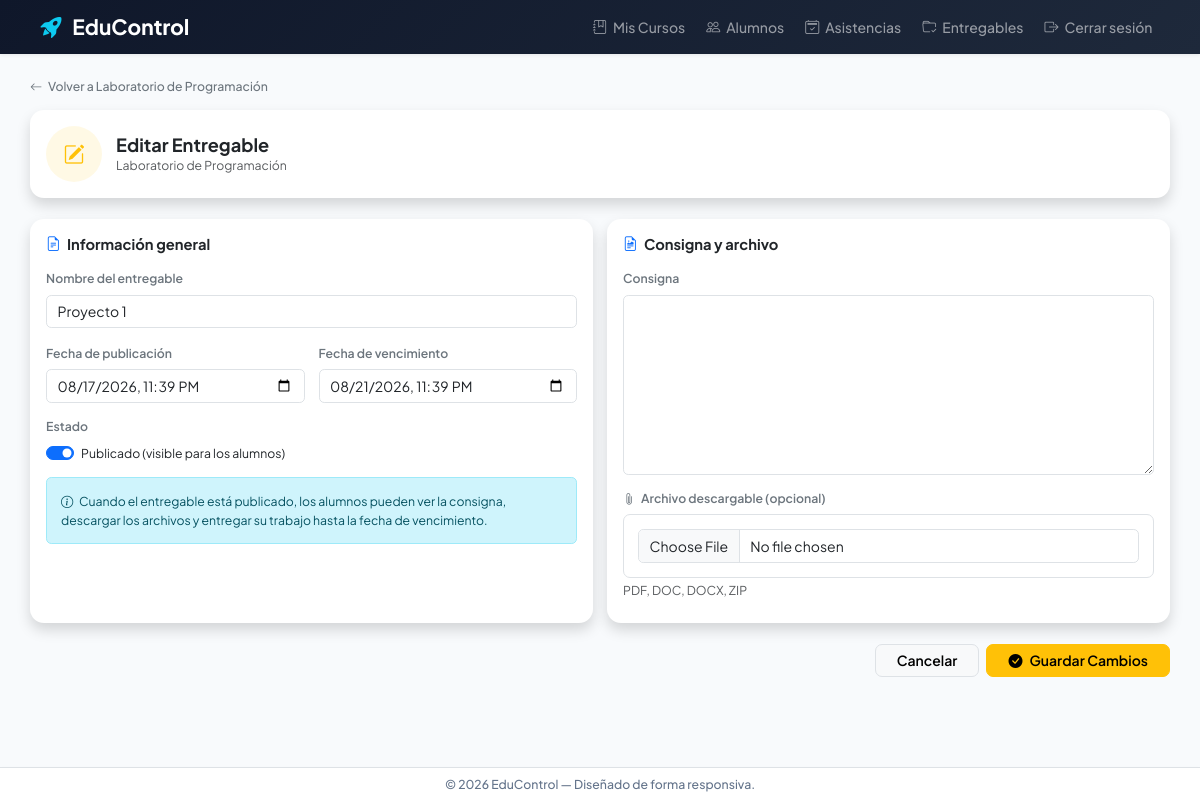
The page /entregable/editar/1/ (signed in) on the database its author committed.
### myApp/models.py (models this page shows, shortened)
class Entregable(models.Model):
    nombre = models.CharField(max_length=100)
    fecha_publicacion = models.DateTimeField(null=True, blank=True)
    fecha_vencimiento = models.DateTimeField(null=True, blank=True)
    publicado = models.BooleanField(default=True)
    consigna = models.TextField(blank=True, default='')
    archivo = models.FileField(upload_to='entregables/', blank=True, null=True)
    cantidad_entregados = models.IntegerField(
        default=0,
        validators=[MinValueValidator(0)]
    )
    curso = models.ForeignKey(
        Curso,
        null=True,
        blank=True,
        on_delete=models.CASCADE,
        related_name='entregables',
    )

class Curso(models.Model):
    nombre = models.CharField(max_length=100)
    camada = models.IntegerField()
    profesores = models.ManyToManyField(
        Profesor,
        related_name='cursos',
        blank=True,
    )

### myApp/views.py (the view)
# urls.py: path('entregable/editar/<int:id>/', entregable_editar, name='entregableEditar'),
@login_required
@profesor_required
def entregable_editar(request, id):
    entregable = get_object_or_404(Entregable, id=id, curso__profesores__user=request.user)
    curso = entregable.curso
    if request.method == 'POST':
        form = EntregableForm(request.POST, request.FILES, instance=entregable)
        if form.is_valid():
            form.save()
            messages.success(request, "Entregable actualizado correctamente.")
            return redirect('myapp:curso_entregables', id=curso.id)
    else:
        form = EntregableForm(instance=entregable)
    return render(request, 'myApp/entregable_editar.html', {'form': form, 'entregable': entregable, 'curso': curso})

### myApp/forms.py
class EntregableForm(forms.ModelForm):
    class Meta:
        model = Entregable
        fields = ['nombre', 'fecha_publicacion', 'fecha_vencimiento', 'publicado', 'consigna', 'archivo']
        widgets = {
            'fecha_publicacion': forms.DateTimeInput(attrs={'type': 'datetime-local'}, format='%Y-%m-%dT%H:%M'),
            'fecha_vencimiento': forms.DateTimeInput(attrs={'type': 'datetime-local'}, format='%Y-%m-%dT%H:%M'),
            'publicado': forms.CheckboxInput(),
            'consigna': forms.Textarea(attrs={'rows': 8}),
        }
        labels = {
            'publicado': 'Publicado (visible para los alumnos)',
        }

### myApp/context_processors.py (called while the page is built)
def roles(request):
    return {
        'es_admin': es_administrador(request.user),
        'es_profesor': es_profesor(request.user),
    }

### myApp/templates/myApp/entregable_editar.html (shortened to what this page needs)
{% extends 'myApp/base.html' %}
{% load widget_tweaks %}
{% block contenido %}
<div class="mb-3">
    <a href="{% url 'myapp:curso_entregables' entregable.curso.id %}" class="text-decoration-none text-secondary small fw-medium">
        <i class="bi bi-arrow-left me-1"></i> Volver a {{ entregable.curso.nombre }}
    </a>
</div>
<div class="card shadow border-0 rounded-4 mb-4">
    <div class="card-body p-4 d-flex align-items-center">
        <div class="d-flex align-items-center justify-content-center bg-warning bg-opacity-10 text-warning rounded-circle me-3" style="width:56px;height:56px;font-size:1.5rem;">
            <i class="bi bi-pencil-square"></i>
        </div>
        <div>
            <h3 class="fw-bold text-dark mb-0">Editar Entregable</h3>
            <p class="text-muted small mb-0">{{ entregable.curso.nombre }}</p>
        </div>
    </div>
</div>
<form method="POST" enctype="multipart/form-data" novalidate>
    <div class="row g-4">
        <div class="col-lg-6">
            <div class="card shadow border-0 rounded-4 h-100">
                <div class="card-body p-4">
                    <h5 class="fw-bold text-dark mb-3">
                        <i class="bi bi-file-earmark-text text-primary me-1"></i> Información general
                    </h5>
                    <div class="mb-3">
                        <label for="id_nombre" class="form-label fw-semibold text-secondary small">Nombre del entregable</label>
                        {{ form.nombre|add_class:"form-control" }}
                    </div>
                    <div class="row g-3 mb-3">
                        <div class="col-6">
                            <label for="id_fecha_publicacion" class="form-label fw-semibold text-secondary small">Fecha de publicación</label>
                            {{ form.fecha_publicacion|add_class:"form-control" }}
                        </div>
                        <div class="col-6">
                            <label for="id_fecha_vencimiento" class="form-label fw-semibold text-secondary small">Fecha de vencimiento</label>
                            {{ form.fecha_vencimiento|add_class:"form-control" }}
                        </div>
                    </div>
                    <div class="mb-3">
                        <label class="form-label fw-semibold text-secondary small d-block">Estado</label>
                        <div class="form-check form-switch">
                            {{ form.publicado|add_class:"form-check-input" }}
                            <label class="form-check-label small" for="id_publicado">Publicado (visible para los alumnos)</label>
                        </div>
                    </div>
                    <div class="alert alert-info small mb-0">
                        <i class="bi bi-info-circle me-1"></i>
                        Cuando el entregable está publicado, los alumnos pueden ver la consigna, descargar los archivos y entregar su trabajo hasta la fecha de vencimiento.
                    </div>
                </div>
            </div>
        </div>
        <div class="col-lg-6">
            <div class="card shadow border-0 rounded-4 h-100">
                <div class="card-body p-4">
                    <h5 class="fw-bold text-dark mb-3">
                        <i class="bi bi-file-earmark-richtext text-primary me-1"></i> Consigna y archivo
                    </h5>
                    <div class="mb-3">
                        <label for="id_consigna" class="form-label fw-semibold text-secondary small">Consigna</label>
                        {{ form.consigna|add_class:"form-control" }}
                    </div>
                    <div class="mb-2">
                        <label class="form-label fw-semibold text-secondary small d-block">
                            <i class="bi bi-paperclip me-1"></i> Archivo descargable (opcional)
                        </label>
                        <div class="border rounded-3 p-3 text-center">
                            {{ form.archivo|add_class:"form-control" }}
                        </div>
                        <div class="form-text small">PDF, DOC, DOCX, ZIP</div>
                    </div>
                </div>
            </div>
        </div>
    </div>
    <div class="d-flex justify-content-end gap-2 mt-4">
        <a href="{% url 'myapp:curso_entregables' entregable.curso.id %}" class="btn btn-light border fw-semibold rounded-3 px-4">
            Cancelar
        </a>
        <button type="submit" class="btn btn-warning fw-semibold rounded-3 px-4">
            <i class="bi bi-check-circle-fill me-2"></i>Guardar Cambios
        </button>
    </div>
</form>
{% endblock %}

### myApp/templates/myApp/base.html (style rules this page uses)
html { font-size: 14px; }
body { font-family: 'Plus Jakarta Sans', sans-serif; background-color: #f8fafc; }
h3 { font-size: 1.3rem; }
h5 { font-size: 1.05rem; }
.g-4 { --bs-gutter-x: 1rem; --bs-gutter-y: 1rem; }
.p-4 { padding: 1.15rem !important; }

### rows shown on the page
Entregable: curso.nombre "Laboratorio de Programación", nombre "Proyecto 1", fecha_publicacion "08/17/2026 23:39", fecha_vencimiento "08/21/2026 23:39", publicado "☑"
